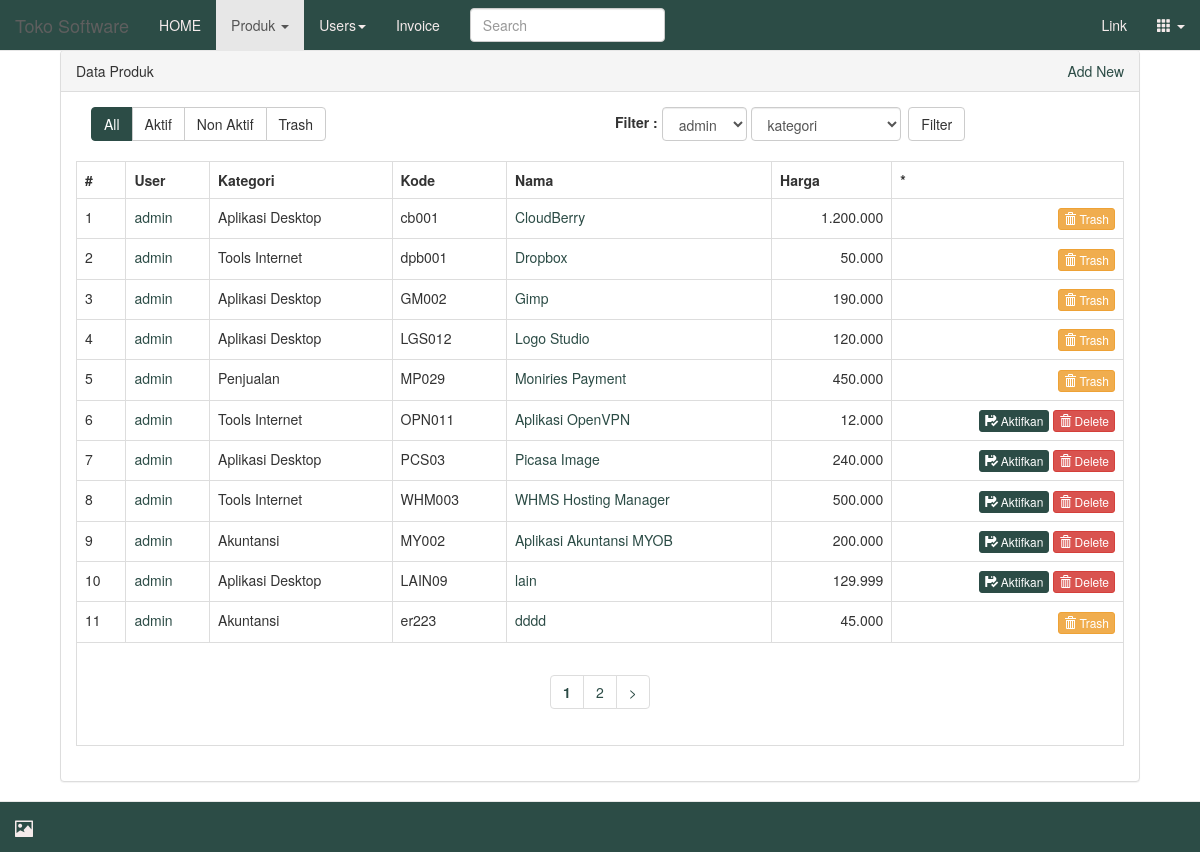
/index.php/panel/software/products?aktif (signed in), run on the app's committed database.
### tables this page shows
CREATE TABLE `produk_data` (
  `ID` int(11) NOT NULL,
  `created` timestamp NOT NULL DEFAULT CURRENT_TIMESTAMP ON UPDATE CURRENT_TIMESTAMP,
  `id_user` int(11) NOT NULL,
  `kode_produk` char(10) NOT NULL,
  `slug` varchar(250) NOT NULL,
  `nama_produk` char(30) NOT NULL,
  `id_kategori` int(11) NOT NULL,
  `harga_beli` int(11) NOT NULL,
  `harga_jual` int(11) NOT NULL,
  `diskon` tinyint(4) NOT NULL,
  `url_demo` tinytext NOT NULL,
  `status` int(11) NOT NULL
);

CREATE TABLE `users` (
  `ID` int(11) NOT NULL,
  `user_email` varchar(100) NOT NULL COMMENT '* tidak boleh ada yang sama',
  `user_pass` varchar(200) NOT NULL,
  `user_level` varchar(3) NOT NULL DEFAULT '10' COMMENT '00:admin;01:marketing;03:editor;10:user;',
  `user_registered_date` timestamp NOT NULL DEFAULT CURRENT_TIMESTAMP,
  `user_activation_key` varchar(200) NOT NULL COMMENT 'bentuk MD5',
  `user_status` tinyint(1) NOT NULL DEFAULT '1' COMMENT '0:nonaktif;1:aktif;2:banned'
);

CREATE TABLE `produk_kategori` (
  `ID` int(11) NOT NULL,
  `name` char(30) NOT NULL,
  `status` int(11) NOT NULL
);

### index.php (called while the page is built, shortened)
<?php
require_once BASEPATH.'core/CodeIgniter.php';

### application/modules/panel/models/Software_model.php (called while the page is built, shortened)
<?php if ( ! defined('BASEPATH')) exit('No direct script access allowed');
class Software_model extends CI_Model {
	function get_product_list(){
		$page=($this->uri->segment(2) > 0)?$this->uri->segment(2):0;
		$this->db->limit(20,$page);
		$this->db->select(['produk_data.ID','id_user','user_email','kode_produk','nama_produk','harga_jual','diskon','produk_kategori.name as kategori','produk_data.status']);
		$this->db->join('users','users.ID=produk_data.id_user','left');
		$this->db->join('produk_kategori','produk_kategori.ID=produk_data.id_kategori','left');
		$q=$this->db->get('produk_data');
		if($q->num_rows() > 0)return $q->result();
	}
	function get_categories($is_user=false){
		if($is_user==true){
			$this->db->select(['cat.ID','cat.name']);
			$this->db->join('produk_data dp','dp.id_kategori=cat.ID','right');
			$this->db->group_by('cat.ID');
			$cat=$this->db->get('produk_kategori cat');
			if($cat->num_rows() > 0){
				return $cat->result();
			}
		}else{
			$this->db->select(array('ID','name'));
			$q=$this->db->get('produk_kategori');
			if($q->num_rows() > 0){
				return $q->result();
			}
		}
	}
	function get_total_products(){
		$this->db->select(['count(ID) as count']);
		$count=$this->db->count_all('produk_data');
		return $count;
	}
	function get_user(){
		$id=0;
		if($id > 0){
			$this->db->where('u.ID',$id);
			$this->db->limit(1);
			$this->db->select([
				'u.ID',
				'u.user_email as email',
				'u.user_pass',
				'u.user_registered_date as dibuat',
				'u.user_level as level',
				'u.user_status',
				'ud.id_ktp',
				'ud.nama_lengkap',
				'ud.alamat',
				'ud.jenis_kelamin',
				'ud.nomor_telp',
				'ud.profile_pic',
				'u.user_registered_date'
			]);
			$this->db->join('user_detail ud','ud.id_user=u.ID','left');
		}else{
			$this->db->select(['ID','user_email']);
			$this->db->where('user_status',1);
		}
		$q=$this->db->get('users u');
		if($q->num_rows() > 0){
			return $q->result();
		}
		return false;
	}
}

### application/modules/panel/views/Product_list.php (the view, shortened to what this page needs)
<div class="col-md-12">
	<div class="panel panel-default">
	  <div class="panel-heading">Data Produk
	  <div class="pull-right"><?=anchor(ADMIN_SOFTWARE.'/products?addnew','Add New')?></div>
	  </div>
	  <div class="panel-body">
	  	<div class="col-md-6">
	  	<?php
	  		$type=isset($_GET['t'])?$_GET['t']:'';
	  	?>
	  		<div class="btn-group">
	  			<a href="?t=all" class="btn btn-<?=($type=='all' || $type=='')?'primary':'default';?>">All</a>
	  			<a href="?t=aktif" class="btn btn-<?=($type=='aktif')?'primary':'default';?>">Aktif</a>
	  			<a href="?t=nonaktif" class="btn btn-<?=($type=='nonaktif')?'primary':'default';?>">Non Aktif</a>
	  			<a href="?t=trash" class="btn btn-<?=($type=='trash')?'primary':'default';?>">Trash</a>
	  		</div>
	  	</div>
	  	<div class="col-md-6" style="margin-bottom:20px">
				<form class="form-inline" method="GET">
					<div class="form-group">
					  <label for="exampleInputName2">Filter :</label>
					  <?php
					  	if(isset($users)){
					  		foreach($users as $user){
					  			$user_list[$user->ID]=explode('@',$user->user_email)[0];
					  		}
					  	}
					  	echo form_dropdown('user',$user_list,isset($_GET['user'])?$_GET['user']:'','class="form-control"');?>
					</div>
					<div class="form-group">
					  <?php
					  if(isset($cats)){
					  	$kategori['']='kategori';
					  	foreach($cats as $cat){
					  		$slug=strtolower(str_replace(' ','-',$cat->name));
					  		$kategori[$slug]=$cat->name;
					  	}
					  }
					  echo form_dropdown('cat',$kategori,isset($_GET['cat'])?$_GET['cat']:'','class="form-control"');?>
					</div>
					<button type="submit" class="btn btn-default">Filter</button>
				</form>
	  	</div>
	    <table class="table table-bordered">
	    	<tr>
	    		<th>#</th>
	    		<th>User</th>
	    		<th>Kategori</th>
	    		<th>Kode</th>
	    		<th>Nama</th>
	    		<th valign="left">Harga</th>
	    		<th>*</th>
	    	</tr>
	    	<?php
	    	if(isset($products)){
	    		$no=1;
		    	foreach($products as $product){
		    	?>
		    	<tr>
		    		<td><?=$no?></td>
		    		<td><?=anchor(ADMIN_SOFTWARE.'/users?detail&id='.$product->id_user,explode('@',$product->user_email)[0])?></td>
		    		<td><?=$product->kategori?></td>
		    		<td><?=$product->kode_produk?></td>
		    		<td><?=anchor(ADMIN_SOFTWARE.'/products?detail&id='.$product->ID,$product->nama_produk)?></td>
		    		<td style="text-align:right;"><?=str_replace(',','.',number_format($product->harga_jual))?></td>
		    		<td style="text-align:right">
		    			<?php
		    			if($product->status == 1){
		    				echo '<a href="#" class="btn btn-warning btn-xs" title="Trash" onclick="trash_product('.$product->ID.')"> <span class="glyphicon glyphicon-trash"></span> Trash</a>';
		    			}else{
		    				echo ' <a href="'.site_url(ADMIN_SOFTWARE.'/products?activate&id='.$product->ID).'" class="btn btn-primary btn-xs" title="Delete"> <span class="glyphicon glyphicon-floppy-saved"></span> Aktifkan</a> ';
		    				echo '<a href="'.site_url(ADMIN_SOFTWARE.'/products?delete&id='.$product->ID).'" class="btn btn-danger btn-xs" title="Delete"> <span class="glyphicon glyphicon-trash"></span> Delete</a>';
		    			}
		    			?>
		    		</td>
		    	</tr>
		    <?php
		    $no++;
				}
			}else{
			?>
				<tr>
		    		<td colspan="7" style="text-align:center">Tidak Ada Data</td>
		    	</tr>
			<?php
			}
	    	?>
	    	<tr style="border:0px solid;">
	    		<td colspan="7" style="text-align:center;padding:12px;border:0px solid;"><?php echo (isset($pagging))?$pagging:''; ?></td>
	    	</tr>
	    </table>
	  </div>
	</div>
</div>

### data on the page
produk_data: id_user.user_email "admin", produk_kategori.name "Aplikasi Desktop", kode_produk "cb001", ID+nama_produk "CloudBerry", harga_jual "1.200.000"
produk_data: id_user.user_email "admin", produk_kategori.name "Tools Internet", kode_produk "dpb001", ID+nama_produk "Dropbox", harga_jual "50.000"
produk_data: id_user.user_email "admin", produk_kategori.name "Aplikasi Desktop", kode_produk "GM002", ID+nama_produk "Gimp", harga_jual "190.000"
produk_data: id_user.user_email "admin", produk_kategori.name "Aplikasi Desktop", kode_produk "LGS012", ID+nama_produk "Logo Studio", harga_jual "120.000"
produk_data: id_user.user_email "admin", produk_kategori.name "Penjualan", kode_produk "MP029", ID+nama_produk "Moniries Payment", harga_jual "450.000"
produk_data: id_user.user_email "admin", produk_kategori.name "Tools Internet", kode_produk "OPN011", ID+nama_produk "Aplikasi OpenVPN", harga_jual "12.000"
produk_data: id_user.user_email "admin", produk_kategori.name "Aplikasi Desktop", kode_produk "PCS03", ID+nama_produk "Picasa Image", harga_jual "240.000"
produk_data: id_user.user_email "admin", produk_kategori.name "Tools Internet", kode_produk "WHM003", ID+nama_produk "WHMS Hosting Manager", harga_jual "500.000"
produk_data: id_user.user_email "admin", produk_kategori.name "Akuntansi", kode_produk "MY002", ID+nama_produk "Aplikasi Akuntansi MYOB", harga_jual "200.000"
produk_data: id_user.user_email "admin", produk_kategori.name "Aplikasi Desktop", kode_produk "LAIN09", ID+nama_produk "lain", harga_jual "129.999"
produk_data: id_user.user_email "admin", produk_kategori.name "Akuntansi", kode_produk "er223", ID+nama_produk "dddd", harga_jual "45.000"

### other printed values
anchor(ADMIN_SOFTWARE.'/products?addnew','Add New') "Add New"
$pagging "1 2 >"
